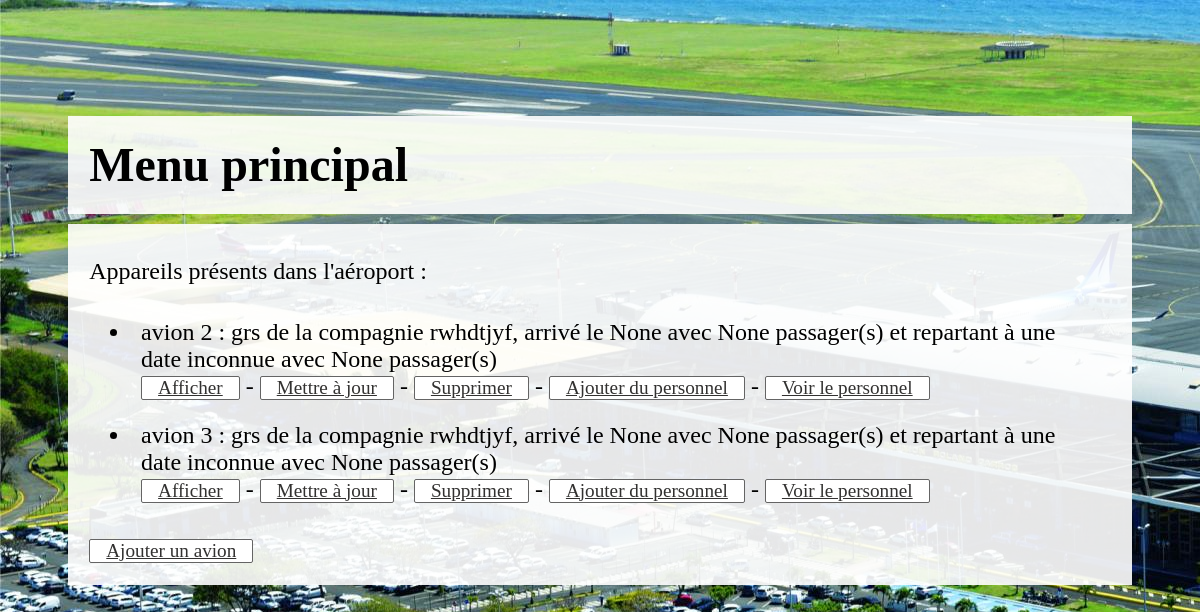
Before: /aeroport/index/ with the older database file.
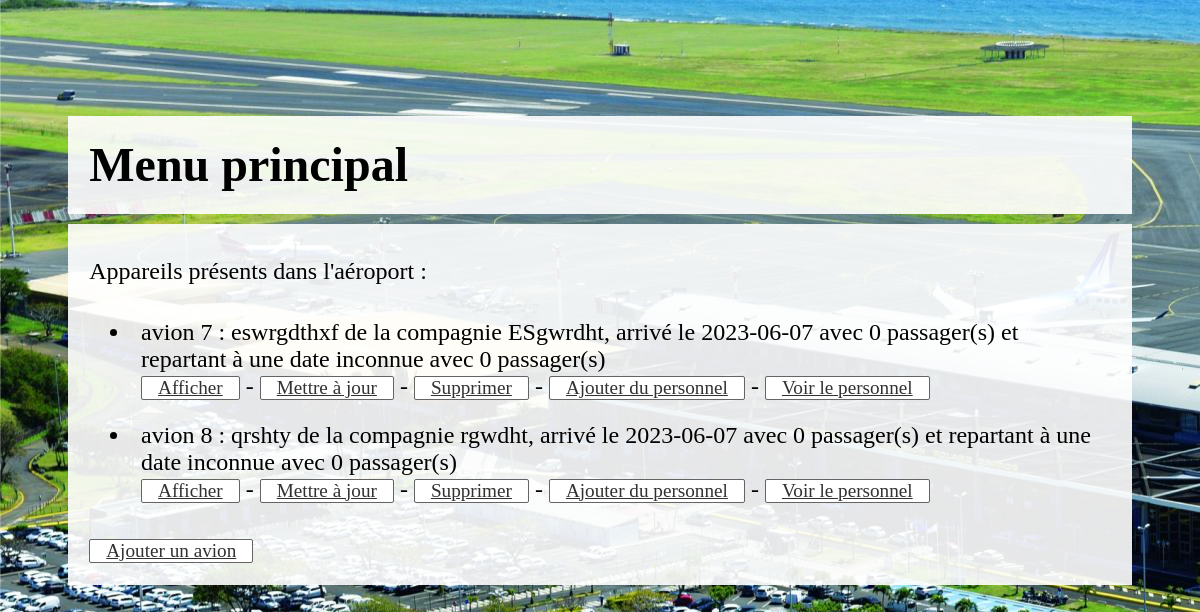
After: the same page with the newer database file.
### aeroport/models.py (models this page shows, shortened)
class Avion(models.Model):
    modele = models.CharField(max_length=100)
    comp = models.CharField(max_length=100)
    date_arrivee = models.DateField(default = date.today())
    date_depart = models.DateField(blank=True, default=None)
    nombre_passagers_depart = models.IntegerField(default = 0)
    nombre_passagers_arrivee = models.IntegerField(default = 0)
    def __str__(self):
        if self.date_depart==None:
            depart = "à une date inconnue"
        else:
            depart = f"le {self.date_depart}"
        chaine = f"{self.modele} de la compagnie {self.comp}, arrivé le " \
                 f"{self.date_arrivee} avec {self.nombre_passagers_arrivee} passager(s) et repartant " \
                 f"{depart} avec {self.nombre_passagers_depart} passager(s)"
        return chaine

### aeroport/views.py (the view)
# urls.py: path('index/', views.index),
def index(request):
    liste = models.Avion.objects.all()
    return render(request, "aeroport/avions/index.html", {"liste": liste})

### aeroport/Templates/aeroport/avions/index.html (shortened to what this page needs)
{% extends "main.html" %}
{% load static %}
{% block subtitle %}
Menu principal
{% endblock %}
{% block content %}
<p>Appareils présents dans l'aéroport :</p>
<ul>
    {% for l in liste %}
    <li> avion {{l.id}} : {{l}}<br>
    <a href="/aeroport/affiche/{{l.id}}/"> Afficher</a> -
    <a href="/aeroport/update/{{l.id}}/"> Mettre à jour</a> -
    <a href="/aeroport/delete/{{l.id}}/"> Supprimer</a> -
    <a href="/aeroport/ajoutperso/{{l.id}}/"> Ajouter du personnel</a> -
      <a href="/aeroport/indexperso/{{l.id}}/"> Voir le personnel</a>
    </li>
    {% endfor %}
</ul>
<a href="../ajout/">Ajouter un avion</a>
{% endblock %}

### aeroport/Templates/main.html (shortened to what this page needs)
<!DOCTYPE html>
<html lang="fr">
{% load static %}
<link rel="stylesheet" href="{%static 'main.css' %}">
<head>
</head>
<body>
    <h3>{% block subtitle %} Acueil {% endblock %}</h3>
    <div>
        {% block content %}{% endblock %}
    </div>
</body>
</html>

### aeroport/Static/main.css (style rules this page uses)
h3 { font-size: 2em; background-color: rgba(255, 255, 255, 0.9); padding: 2%; margin-bottom: 10px; }
body { background-image: url("./background.jpg"); font-size: 1.5em; padding: 5%; }
div { background-color: rgba(255, 255, 255, 0.9); padding: 2%; padding-top: 1%; }
a { display: inline-block; outline: 0; text-align: center; cursor: pointer; padding: 0px 16px; border-radius: 2px; min-width: 80px; height: fit-content; background-color: rgb(255, 255, 255); color: rgb(50, 49, 48); font-size: 0.8em; font-weight: 400; box-sizing: border-box; border: 1px solid rgb(100, 100, 100); }
li { padding: 1%; margin: 2px; }

Changed rows visible on the page:
removed Avion: id "2", date_depart+modele+comp "grs de la compagnie rwhdtjyf, arrivé le None avec None passager(s) et repartant à une date inconnue avec None passager(s)"
removed Avion: id "3", date_depart+modele+comp "grs de la compagnie rwhdtjyf, arrivé le None avec None passager(s) et repartant à une date inconnue avec None passager(s)"
added Avion: id "7", date_depart+modele+comp "eswrgdthxf de la compagnie ESgwrdht, arrivé le 2023-06-07 avec 0 passager(s) et repartant à une date inconnue avec 0 passager(s)"
added Avion: id "8", date_depart+modele+comp "qrshty de la compagnie rgwdht, arrivé le 2023-06-07 avec 0 passager(s) et repartant à une date inconnue avec 0 passager(s)"
